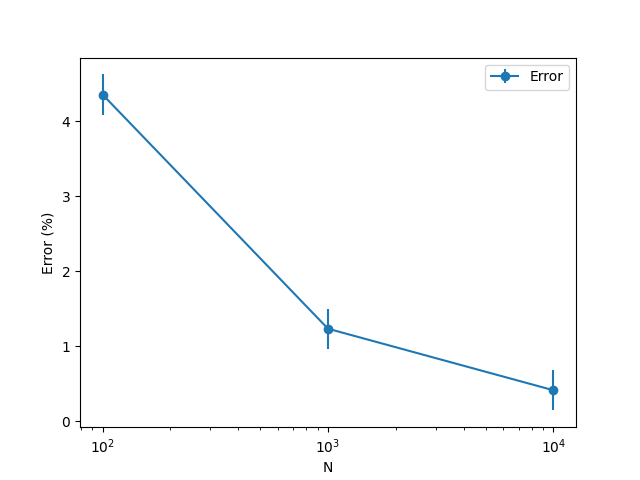

Here is the Python script that generated this plot:
import numpy as np
import matplotlib.pyplot as plt

def estimate_pi(N):
    x, y = np.random.uniform(-1, 1, size=(2, N))
    inside = (x**2 + y**2) <= 1
    pi = inside.sum()*4/N
    error = abs((pi - np.pi) / pi) * 100
    return pi, error

N_values = [100, 1000, 10000]
num_simulations = 20  

pi_values = []
error_values = []

for N in N_values:
    errors_for_N = []
    for _ in range(num_simulations):
        pi, error = estimate_pi(N)
        errors_for_N.append(error)
    
    mean_error = np.mean(errors_for_N)
    std_dev_error = np.std(errors_for_N)
    
    pi_values.append(pi)
    error_values.append(mean_error)

plt.errorbar(N_values, error_values, yerr=std_dev_error, fmt='o-', label='Error')
plt.xscale('log')
plt.xlabel('N')
plt.ylabel('Error (%)')
plt.legend()

plt.savefig('ex02.png')